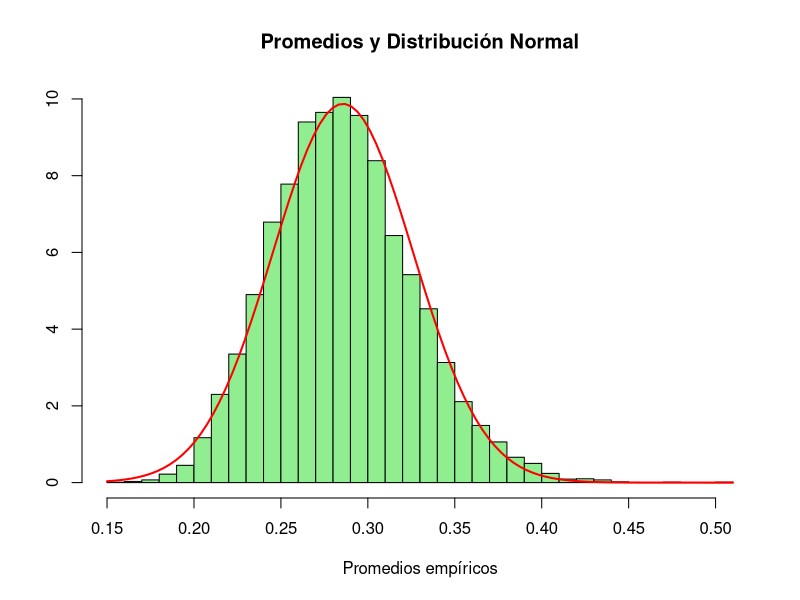

Here is the R script that generated this plot:
# Ejercicio 1

# La función rexp genera muestras con distribución exponencial, tiene dos parámetros: n y rate.
# 	n es el tamano
# 	rate es la tasa de crecimiento (lambda). 

lambda = 3.5

################################
# Parte A
################################
# Esperanza teórica para la distribución exponencial: E(X) = 1/lambda (o 1/rate)
espX50 = 1/lambda
print(espX50)

# Varianza teórica de una distribución exponencial: Var(X) = 1/lambda^2 , en este caso (3.5^2)
# Varianza teórica de X50
varTeo = (1/(3.5^2))
varX50 = varTeo / 50
print(varX50)
#################################
# Parte B
#################################
# Se debe generar un vector de tamano 10ˆ4 con simulaciones independientes de muEmp

medias = c()
desviaciones = c()
for(i in 1:10000){
  sim = rexp(50, lambda)
  uEmp = mean(sim)
  vEmp = var(sim)
  
  medias[i] = uEmp
  desviaciones[i] = sqrt(vEmp)
}

# Superponer vector con simulaciones y la N(µ, σ) calculados en parte A
hist(medias, freq = FALSE, breaks = 50, col = "lightgreen", main = "Promedios y Distribución Normal", xlab = "Promedios empíricos",  ylab = '')
curve(dnorm(x, mean = espX50, sd = sqrt(varX50)), add = TRUE, col = "red", lwd = 2)

###############################
# Parte C 
###############################
#Construir 10^4 intervalos de confianza para la media a partir de las muestras generadas en la parte anterior. 
#Utilice una confianza de 95 % y asuma varianza desconocida.

alpha = 0.05
n = 50
# Identificamos puntuacion critica (z)
z = qnorm(1-(alpha/2))

# Para cada valor de vector, calculo los estadisticos
limitesInf = c()
limitesSup = c()

for(i in 1:length(medias)){
  x = medias[i]
  
  inf = x - ((desviaciones[i] / sqrt(n)) * z)
  limitesInf = c(limitesInf, inf)
  
  sup = x + ((desviaciones[i] / sqrt(n)) * z)
  limitesSup = c(limitesSup, sup)
}

# De los 10^4 intervalos de confianza construidos en la parte anterior, calcular la 
# proporción de ellos que no contiene el valor esperado teórico de X1
# Es decir: espX50 es menor al limite inferior o mayor al limite superior
cantFuera = 0
for(i in 1:10000){
  if(limitesInf[i] > espX50 || limitesSup[i] < espX50){
    cantFuera = cantFuera + 1
  }
}

proporcion = cantFuera/length(medias)
print(proporcion)




